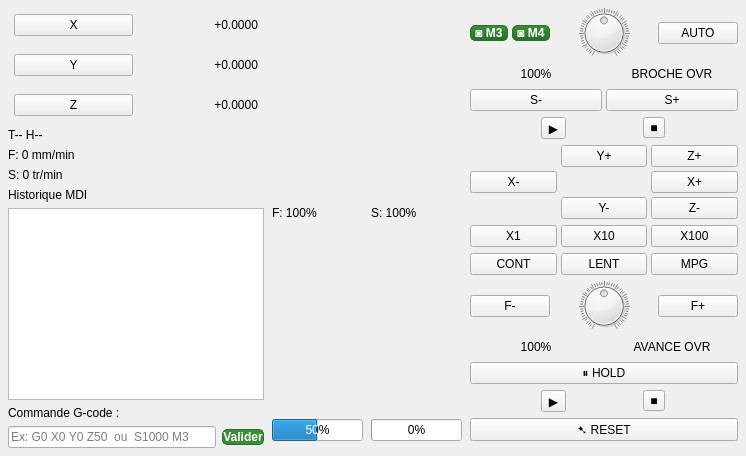
      <widget class="QWidget" name="pageMdi">
       <layout class="QHBoxLayout" name="mdiLayout">
        <property name="spacing"><number>8</number></property>
        <property name="leftMargin"><number>8</number></property>
        <property name="topMargin"><number>8</number></property>
        <property name="rightMargin"><number>8</number></property>
        <property name="bottomMargin"><number>8</number></property>

        <!-- Colonne gauche : DRO + saisie MDI -->
        <item>
         <layout class="QVBoxLayout">
          <property name="spacing"><number>6</number></property>

          <!-- DRO X -->
          <item>
           <widget class="QFrame" name="frameMdiWorkX">
            <property name="minimumHeight"><number>72</number></property>
            <property name="maximumHeight"><number>80</number></property>
            <layout class="QHBoxLayout">
             <property name="spacing"><number>6</number></property>
             <property name="leftMargin"><number>6</number></property>
             <property name="topMargin"><number>6</number></property>
             <property name="rightMargin"><number>6</number></property>
             <property name="bottomMargin"><number>6</number></property>
             <item>
              <widget class="QPushButton" name="btnMdiWorkX">
               <property name="maximumWidth"><number>56</number></property>
               <property name="minimumHeight"><number>56</number></property>
               <property name="text"><string>X</string></property>
              </widget>
             </item>
             <item>
              <widget class="QLabel" name="lblMdiWorkX">
               <property name="text"><string>+0.0000</string></property>
               <property name="alignment"><set>Qt::AlignmentFlag::AlignRight|Qt::AlignmentFlag::AlignVCenter</set></property>
              </widget>
             </item>
            </layout>
           </widget>
          </item>

          <!-- DRO Y -->
          <item>
           <widget class="QFrame" name="frameMdiWorkY">
            <property name="minimumHeight"><number>72</number></property>
            <property name="maximumHeight"><number>80</number></property>
            <layout class="QHBoxLayout">
             <property name="spacing"><number>6</number></property>
             <property name="leftMargin"><number>6</number></property>
             <property name="topMargin"><number>6</number></property>
             <property name="rightMargin"><number>6</number></property>
             <property name="bottomMargin"><number>6</number></property>
             <item>
              <widget class="QPushButton" name="btnMdiWorkY">
               <property name="maximumWidth"><number>56</number></property>
               <property name="minimumHeight"><number>56</number></property>
               <property name="text"><string>Y</string></property>
              </widget>
             </item>
             <item>
              <widget class="QLabel" name="lblMdiWorkYDro">
               <property name="text"><string>+0.0000</string></property>
               <property name="alignment"><set>Qt::AlignmentFlag::AlignRight|Qt::AlignmentFlag::AlignVCenter</set></property>
              </widget>
             </item>
            </layout>
           </widget>
          </item>

          <!-- DRO Z -->
          <item>
           <widget class="QFrame" name="frameMdiWorkZ">
            <property name="minimumHeight"><number>72</number></property>
            <property name="maximumHeight"><number>80</number></property>
            <layout class="QHBoxLayout">
             <property name="spacing"><number>6</number></property>
             <property name="leftMargin"><number>6</number></property>
             <property name="topMargin"><number>6</number></property>
             <property name="rightMargin"><number>6</number></property>
             <property name="bottomMargin"><number>6</number></property>
             <item>
              <widget class="QPushButton" name="btnMdiWorkZ">
               <property name="maximumWidth"><number>56</number></property>
               <property name="minimumHeight"><number>56</number></property>
               <property name="text"><string>Z</string></property>
              </widget>
             </item>
             <item>
              <widget class="QLabel" name="lblMdiWorkZDro">
               <property name="text"><string>+0.0000</string></property>
               <property name="alignment"><set>Qt::AlignmentFlag::AlignRight|Qt::AlignmentFlag::AlignVCenter</set></property>
              </widget>
             </item>
            </layout>
           </widget>
          </item>

          <!-- Infos outil -->
          <item>
           <widget class="QLabel" name="lblMdiTool2"><property name="text"><string>T-- H--</string></property></widget>
          </item>
          <item>
           <widget class="QLabel" name="lblMdiFeedrate2"><property name="text"><string>F: 0 mm/min</string></property></widget>
          </item>
          <item>
           <widget class="QLabel" name="lblMdiSpindle2"><property name="text"><string>S: 0 tr/min</string></property></widget>
          </item>

          <!-- Historique commandes MDI -->
          <item>
           <widget class="QLabel"><property name="text"><string>Historique MDI</string></property></widget>
          </item>
          <item>
           <widget class="QTextEdit" name="txtMdiHistory">
            <property name="readOnly"><bool>true</bool></property>
           </widget>
          </item>

          <!-- Zone saisie MDI -->
          <item>
           <widget class="QLabel"><property name="text"><string>Commande G-code :</string></property></widget>
          </item>
          <item>
           <layout class="QHBoxLayout">
            <property name="spacing"><number>6</number></property>
            <item>
             <widget class="QLineEdit" name="txtMdiInput">
              <property name="placeholderText"><string>Ex: G0 X0 Y0 Z50  ou  S1000 M3</string></property>
             </widget>
            </item>
            <item>
             <widget class="QPushButton" name="btnMdiSend">
              <property name="text"><string>Valider</string></property>
              <property name="minimumWidth"><number>90</number></property>
              <property name="minimumHeight"><number>36</number></property>
              <property name="styleSheet"><string notr="true">QPushButton{background:#3a8f34;border:1px solid #287028;color:white;font-weight:700;border-radius:5px;}QPushButton:hover{background:#3aaf34;}</string></property>
             </widget>
            </item>
           </layout>
          </item>

         </layout>
        </item>

        <!-- Colonne centrale : jauges -->
        <item>
         <layout class="QVBoxLayout">
          <property name="spacing"><number>6</number></property>
          <item>
           <layout class="QHBoxLayout">
            <property name="spacing"><number>8</number></property>
            <item>
             <layout class="QVBoxLayout">
              <property name="spacing"><number>2</number></property>
              <item><widget class="QLabel" name="lblMdiFeedOvr"><property name="text"><string>F: 100%</string></property></widget></item>
              <item><widget class="QProgressBar" name="gaugeMdiFeedOverride"><property name="value"><number>100</number></property><property name="maximum"><number>200</number></property></widget></item>
             </layout>
            </item>
            <item>
             <layout class="QVBoxLayout">
              <property name="spacing"><number>2</number></property>
              <item><widget class="QLabel" name="lblMdiSpindleOvr"><property name="text"><string>S: 100%</string></property></widget></item>
              <item><widget class="QProgressBar" name="gaugeMdiSpindle"><property name="value"><number>0</number></property><property name="maximum"><number>200</number></property></widget></item>
             </layout>
            </item>
           </layout>
          </item>
          <item>
           <spacer>
            <property name="orientation"><enum>Qt::Orientation::Vertical</enum></property>
            <property name="sizeType"><enum>QSizePolicy::Policy::Expanding</enum></property>
           </spacer>
          </item>
         </layout>
        </item>

        <!-- Colonne droite : VCP identique Manuel -->
        <item>
         <layout class="QVBoxLayout">
          <property name="spacing"><number>6</number></property>

          <item>
           <layout class="QHBoxLayout">
            <property name="spacing"><number>4</number></property>
            <item>
             <widget class="QPushButton" name="btnMdiSpindleCW">
              <property name="text"><string>&#9689; M3</string></property>
              <property name="minimumHeight"><number>44</number></property>
              <property name="styleSheet"><string notr="true">QPushButton{background:qlineargradient(x1:0,y1:0,x2:0,y2:1,stop:0 #3a8f34,stop:1 #287028);border:1px solid #287028;color:white;font-weight:700;font-size:12px;border-radius:5px;}QPushButton:hover{background:#3aaf34;}</string></property>
             </widget>
            </item>
            <item>
             <widget class="QPushButton" name="btnMdiSpindleCCW">
              <property name="text"><string>&#9689; M4</string></property>
              <property name="minimumHeight"><number>44</number></property>
              <property name="styleSheet"><string notr="true">QPushButton{background:qlineargradient(x1:0,y1:0,x2:0,y2:1,stop:0 #3a8f34,stop:1 #287028);border:1px solid #287028;color:white;font-weight:700;font-size:12px;border-radius:5px;}QPushButton:hover{background:#3aaf34;}</string></property>
             </widget>
            </item>
            <item>
             <widget class="QDial" name="dialMdiSpindleOverride">
              <property name="minimum"><number>0</number></property>
              <property name="maximum"><number>200</number></property>
              <property name="value"><number>100</number></property>
              <property name="notchesVisible"><bool>true</bool></property>
              <property name="minimumWidth"><number>80</number></property>
              <property name="maximumWidth"><number>100</number></property>
              <property name="minimumHeight"><number>80</number></property>
              <property name="maximumHeight"><number>100</number></property>
             </widget>
            </item>
            <item>
             <widget class="QPushButton" name="btnMdiSpindleAutoMan">
              <property name="text"><string>AUTO</string></property>
              <property name="minimumHeight"><number>44</number></property>
             </widget>
            </item>
           </layout>
          </item>

          <item>
           <layout class="QHBoxLayout">
            <property name="spacing"><number>4</number></property>
            <item><widget class="QLabel" name="lblMdiDialSpindle"><property name="text"><string>100%</string></property><property name="alignment"><set>Qt::AlignHCenter|Qt::AlignVCenter</set></property></widget></item>
            <item><widget class="QLabel" name="lblMdiBrocheOvr"><property name="text"><string>BROCHE OVR</string></property><property name="alignment"><set>Qt::AlignHCenter|Qt::AlignVCenter</set></property></widget></item>
           </layout>
          </item>

          <item>
           <layout class="QHBoxLayout">
            <property name="spacing"><number>4</number></property>
            <item><widget class="QPushButton" name="btnMdiSpindleMinus"><property name="text"><string>S-</string></property><property name="minimumHeight"><number>36</number></property></widget></item>
            <item><widget class="QPushButton" name="btnMdiSpindlePlus"><property name="text"><string>S+</string></property><property name="minimumHeight"><number>36</number></property></widget></item>
           </layout>
          </item>

          <item>
           <layout class="QHBoxLayout">
            <property name="spacing"><number>6</number></property>
            <item>
             <widget class="QToolButton" name="btnMdiSpindleStart">
              <property name="minimumWidth"><number>98</number></property>
              <property name="minimumHeight"><number>98</number></property>
              <property name="text"><string>&#9654;</string></property>
             </widget>
            </item>
            <item>
             <widget class="QToolButton" name="btnMdiSpindleStop">
              <property name="minimumWidth"><number>98</number></property>
              <property name="minimumHeight"><number>98</number></property>
              <property name="text"><string>&#9632;</string></property>
             </widget>
            </item>
           </layout>
          </item>

          <!-- Jog -->
          <item>
           <layout class="QGridLayout">
            <property name="spacing"><number>4</number></property>
            <item row="0" column="1"><widget class="QPushButton" name="btnMdiJogYPlus"><property name="text"><string>Y+</string></property><property name="minimumHeight"><number>48</number></property></widget></item>
            <item row="0" column="2"><widget class="QPushButton" name="btnMdiJogZPlus"><property name="text"><string>Z+</string></property><property name="minimumHeight"><number>48</number></property></widget></item>
            <item row="1" column="0"><widget class="QPushButton" name="btnMdiJogXMinus"><property name="text"><string>X-</string></property><property name="minimumHeight"><number>48</number></property></widget></item>
            <item row="1" column="2"><widget class="QPushButton" name="btnMdiJogXPlus"><property name="text"><string>X+</string></property><property name="minimumHeight"><number>48</number></property></widget></item>
            <item row="2" column="1"><widget class="QPushButton" name="btnMdiJogYMinus"><property name="text"><string>Y-</string></property><property name="minimumHeight"><number>48</number></property></widget></item>
            <item row="2" column="2"><widget class="QPushButton" name="btnMdiJogZMinus"><property name="text"><string>Z-</string></property><property name="minimumHeight"><number>48</number></property></widget></item>
           </layout>
          </item>

          <item>
           <layout class="QHBoxLayout">
            <property name="spacing"><number>4</number></property>
            <item><widget class="QPushButton" name="btnMdiJogX1"><property name="text"><string>X1</string></property><property name="minimumHeight"><number>36</number></property></widget></item>
            <item><widget class="QPushButton" name="btnMdiJogX10"><property name="text"><string>X10</string></property><property name="minimumHeight"><number>36</number></property></widget></item>
            <item><widget class="QPushButton" name="btnMdiJogX100"><property name="text"><string>X100</string></property><property name="minimumHeight"><number>36</number></property></widget></item>
           </layout>
          </item>

          <item>
           <layout class="QHBoxLayout">
            <property name="spacing"><number>4</number></property>
            <item><widget class="QPushButton" name="btnMdiJogIncCont"><property name="text"><string>CONT</string></property><property name="minimumHeight"><number>36</number></property></widget></item>
            <item><widget class="QPushButton" name="btnMdiJogRapid"><property name="text"><string>LENT</string></property><property name="minimumHeight"><number>36</number></property></widget></item>
            <item><widget class="QPushButton" name="btnMdiJogMPG"><property name="text"><string>MPG</string></property><property name="minimumHeight"><number>36</number></property></widget></item>
           </layout>
          </item>

          <item>
           <layout class="QHBoxLayout">
            <property name="spacing"><number>4</number></property>
            <item><widget class="QPushButton" name="btnMdiFeedMinus"><property name="text"><string>F-</string></property><property name="minimumHeight"><number>36</number></property></widget></item>
            <item>
             <widget class="QDial" name="dialMdiFeedOverride">
              <property name="minimum"><number>0</number></property>
              <property name="maximum"><number>200</number></property>
              <property name="value"><number>100</number></property>
              <property name="notchesVisible"><bool>true</bool></property>
              <property name="minimumWidth"><number>80</number></property>
              <property name="maximumWidth"><number>100</number></property>
              <property name="minimumHeight"><number>80</number></property>
              <property name="maximumHeight"><number>100</number></property>
             </widget>
            </item>
            <item><widget class="QPushButton" name="btnMdiFeedPlus"><property name="text"><string>F+</string></property><property name="minimumHeight"><number>36</number></property></widget></item>
           </layout>
          </item>

          <item>
           <layout class="QHBoxLayout">
            <property name="spacing"><number>4</number></property>
            <item><widget class="QLabel" name="lblMdiDialFeed"><property name="text"><string>100%</string></property><property name="alignment"><set>Qt::AlignHCenter|Qt::AlignVCenter</set></property></widget></item>
            <item><widget class="QLabel" name="lblMdiFeedOvrTitle"><property name="text"><string>AVANCE OVR</string></property><property name="alignment"><set>Qt::AlignHCenter|Qt::AlignVCenter</set></property></widget></item>
           </layout>
          </item>

          <item>
           <widget class="QPushButton" name="btnMdiFeedHold">
            <property name="text"><string>&#9208; HOLD</string></property>
            <property name="minimumHeight"><number>40</number></property>
           </widget>
          </item>

          <item>
           <layout class="QHBoxLayout">
            <property name="spacing"><number>6</number></property>
            <item>
             <widget class="QToolButton" name="btnMdiCycleStart">
              <property name="minimumWidth"><number>98</number></property>
              <property name="minimumHeight"><number>98</number></property>
              <property name="text"><string>&#9654;</string></property>
             </widget>
            </item>
            <item>
             <widget class="QToolButton" name="btnMdiCycleStop">
              <property name="minimumWidth"><number>98</number></property>
              <property name="minimumHeight"><number>98</number></property>
              <property name="text"><string>&#9632;</string></property>
             </widget>
            </item>
           </layout>
          </item>

          <item>
           <widget class="QPushButton" name="btnMdiCycleReset">
            <property name="text"><string>&#10167; RESET</string></property>
            <property name="minimumHeight"><number>44</number></property>
           </widget>
          </item>

          <item>
           <spacer>
            <property name="orientation"><enum>Qt::Orientation::Vertical</enum></property>
            <property name="sizeType"><enum>QSizePolicy::Policy::Expanding</enum></property>
           </spacer>
          </item>

         </layout>
        </item>

       </layout>
      </widget>
